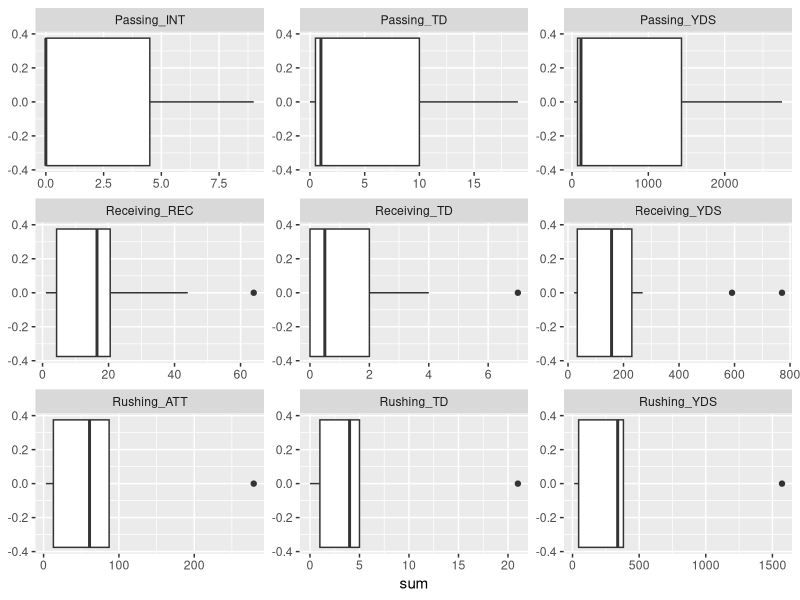
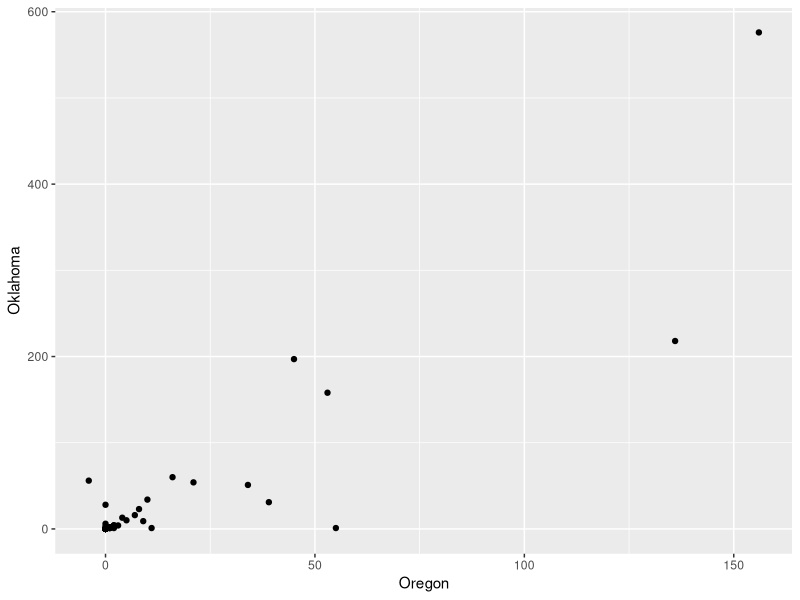
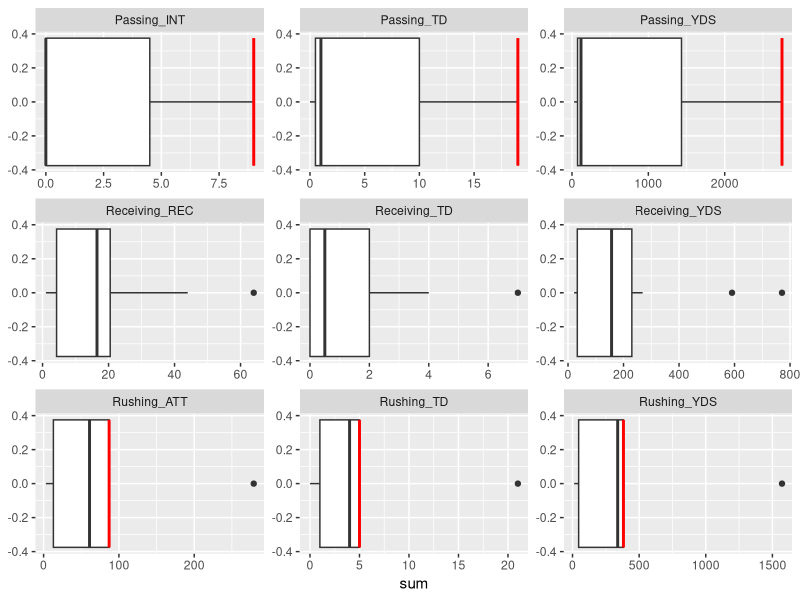

Write R code to recreate these figures, in order.
## ---- chunk 1
knitr::opts_chunk$set(echo = TRUE)
## ---- chunk 2
library(readxl)
library(tidyverse)
defense = read_excel('./cyclonesFootball2020.xlsx', sheet='Defensive')
str(defense)
offense = read_excel('./cyclonesFootball2020.xlsx', sheet='Offensive')
str(offense)
biography = read_excel('./cyclonesFootball2020.xlsx', sheet='Biography')
str(biography)
## ---- chunk 3
defense$Name = factor(defense$Name)
defense$Opponent_Opponent = factor(defense$Opponent_Opponent)
offense$Name = factor(offense$Name)
offense$Opponent_Opponent = factor(offense$Opponent_Opponent)
biography$Name = factor(biography$Name)
offense
defense
biography
## ---- chunk 4
offense = offense %>% 
  mutate(across(Receiving_REC:Passing_INT, as.numeric))
defense = defense %>% 
  mutate(across(Tackles_Solo:Pass_PB, as.numeric))
biography$Weight = as.numeric(biography$Weight)
## ---- chunk 5
biography = biography %>%
  separate(Height, c('ft', 'in'))
biography$ft = as.numeric(biography$ft)
biography$`in` = as.numeric(biography$`in`)
biography = biography %>%
  mutate(Height = ft*12 + `in`)
biography
## ---- chunk 6
offClean = offense %>%
  group_by(Name, Opponent_Opponent) %>%
  mutate(gameNum = row_number())
defClean = defense %>%
  group_by(Name, Opponent_Opponent) %>%
  mutate(gameNum = row_number())
bioClean = biography
str(offClean)
str(defClean)
str(bioClean)
## ---- chunk 7
offClean = offClean %>%
  pivot_longer(Receiving_REC:Passing_INT, names_to = 'stat', values_to = 'value')
offClean = na.omit(offClean)
offClean
## ---- chunk 8
offStats = offClean %>%
  group_by(Name, stat) %>%
  summarise(sum = sum(value))
offStats
## ---- chunk 9
ggplot(offStats, aes(x=sum)) + geom_boxplot() + facet_wrap(~stat, scales="free")
## ---- chunk 10
offStatsOpp = offClean %>%
  group_by(Name, stat, Opponent_Opponent) %>%
  summarise(sum = sum(value))
offStatsOppWide = offStatsOpp %>%
  pivot_wider(names_from=Opponent_Opponent, values_from=sum)
ggplot(offStatsOppWide, aes(x=Oregon, y=Oklahoma)) + geom_point()
## ---- chunk 11
bioClean = bioClean %>%
  separate(Hometown, c('city', 'state'), sep=', ')
## ---- chunk 12
bioClean %>%
  group_by(state) %>%
  summarise(count = n()) %>%
  arrange(-count)
## ---- chunk 13
offStats
brockPurdy = offStats %>%
  filter(Name == "Purdy, Brock")
brockPurdy
  
ggplot(offStats, aes(x=sum)) + geom_boxplot() + geom_boxplot(data = brockPurdy, col="red") + facet_wrap(~stat, scales="free")
